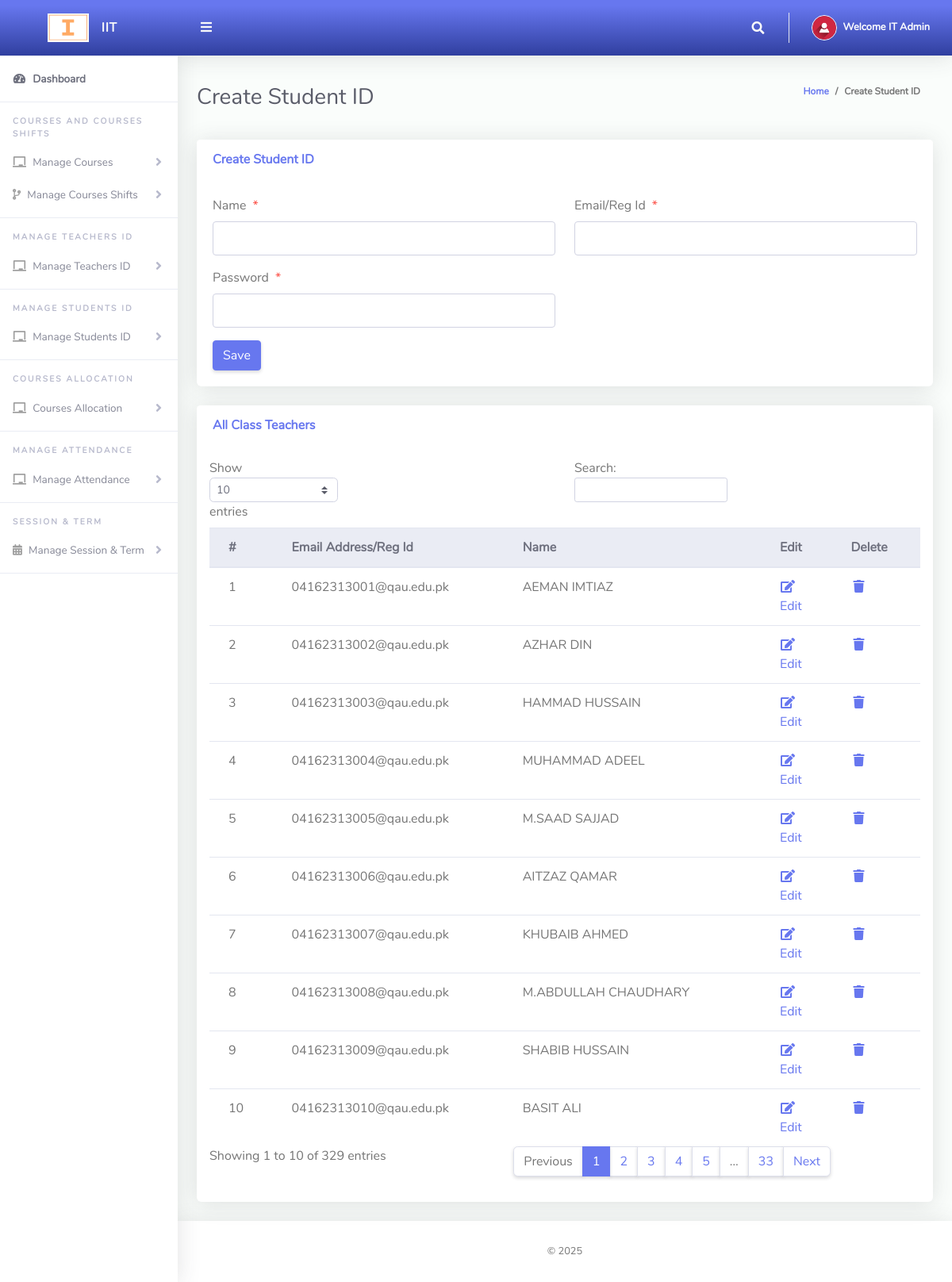
/Admin/CreateStudents.php (signed in), run on the app's committed database.
### tables this page shows
CREATE TABLE `tblstudent` (
  `id` int(3) NOT NULL,
  `reg` varchar(50) NOT NULL,
  `name` varchar(80) NOT NULL,
  `password` varchar(255) NOT NULL,
  `dateCreated` varchar(50) NOT NULL,
  `reset_token` varchar(64) DEFAULT NULL,
  `reset_token_expiry` timestamp NOT NULL DEFAULT current_timestamp() ON UPDATE current_timestamp()
);

### Admin/CreateStudents.php (the view, shortened to what this page needs)
<?php
include '../Includes/dbcon.php';
?>
<!DOCTYPE html>
<html lang="en">
<head>
  <link href="../vendor/fontawesome-free/css/all.min.css" rel="stylesheet" type="text/css">
  <link href="../vendor/bootstrap/css/bootstrap.min.css" rel="stylesheet" type="text/css">
  <link href="css/ruang-admin.min.css" rel="stylesheet">
</head>
<body id="page-top">
  <div id="wrapper">
      <?php include "Includes/sidebar.php";?>
    <div id="content-wrapper" class="d-flex flex-column">
      <div id="content">
       <?php include "Includes/topbar.php";?>
        <div class="container-fluid" id="container-wrapper">
          <div class="d-sm-flex align-items-center justify-content-between mb-4">
            <h1 class="h3 mb-0 text-gray-800">Create Student ID</h1>
            <ol class="breadcrumb">
              <li class="breadcrumb-item"><a href="./">Home</a></li>
              <li class="breadcrumb-item active" aria-current="page">Create Student ID</li>
            </ol>
          </div>
          <div class="row">
            <div class="col-lg-12">
              <div class="card mb-4">
                <div class="card-header py-3 d-flex flex-row align-items-center justify-content-between">
                  <h6 class="m-0 font-weight-bold text-primary">Create Student ID</h6>
                </div>
                <div class="card-body">
                  <form method="post">
                   <div class="form-group row mb-3">
                        <div class="col-xl-6">
                        <label class="form-control-label">Name<span class="text-danger ml-2">*</span></label>
                        <input type="text" class="form-control" required name="name" value="<?php echo $row['name'];?>" id="exampleInputFirstName">
                        </div>
                        <div class="col-xl-6">
                        <label class="form-control-label">Email/Reg Id<span class="text-danger ml-2">*</span></label>
                      <input type="email" class="form-control" required name="reg" value="<?php echo $row['reg'];?>" id="exampleInputFirstName" >
                        </div>
                    </div>
                     <div class="form-group row mb-3">
                        <div class="col-xl-6">
                        <label class="form-control-label">Password<span class="text-danger ml-2">*</span></label>
                        <input type="password" class="form-control" name="password" value="" id="exampleInputFirstName" >
                        </div>
                    </div>
                      <?php
                    if (isset($Id))
                    {
                    ?>
                    <button type="submit" name="update" class="btn btn-warning">Update</button>
                    &nbsp;&nbsp;&nbsp;&nbsp;&nbsp;&nbsp;&nbsp;&nbsp;&nbsp;&nbsp;
                    <?php
                    } else {
                    ?>
                    <button type="submit" name="save" class="btn btn-primary">Save</button>
                    <?php
                    }
                    ?>
                  </form>
                </div>
              </div>
                 <div class="row">
              <div class="col-lg-12">
              <div class="card mb-4">
                <div class="card-header py-3 d-flex flex-row align-items-center justify-content-between">
                  <h6 class="m-0 font-weight-bold text-primary">All Class Teachers</h6>
                </div>
                <div class="table-responsive p-3">
                  <table class="table align-items-center table-flush table-hover" id="dataTableHover">
                    <thead class="thead-light">
                      <tr>
                        <th>#</th>
                        <th>Email Address/Reg Id</th>
                        <th>Name</th>
                        <th>Edit</th>
                        <th>Delete</th>
                      </tr>
                    </thead>
                    <tbody>
                  <?php
                      $query = "SELECT * FROM tblstudent";
                      $rs = $conn->query($query);
                      $num = $rs->num_rows;
                      $sn=0;
                      if($num > 0)
                      {
                        while ($rows = $rs->fetch_assoc())
                          {
                             $sn = $sn + 1;
                            echo"
                              <tr>
                                <td>".$sn."</td>
                                <td>".$rows['reg']."</td>
                                <td>".$rows['name']."</td>
                                <td><a href='editTeachers.php?action=edit&Id=".$rows['Id']."'><i class='fas fa-fw fa-edit'></i>Edit</a></td>
                                <td><a href='?action=delete&Id=".$rows['Id']."'><i class='fas fa-fw fa-trash'></i></a></td>
                              </tr>";
                          }
                      }
                      else
                      {
                           echo
                           "<div class='alert alert-danger' role='alert'>
                            No Record Found!
                            </div>";
                      }
                      ?>
                    </tbody>
                  </table>
                </div>
              </div>
            </div>
            </div>
          </div>
        </div>
      </div>
       <?php include "Includes/footer.php";?>
    </div>
  </div>
</body>
</html>

### Admin/Includes/sidebar.php (shortened to what this page needs)
<ul class="navbar-nav sidebar sidebar-light accordion " id="accordionSidebar">
    <a class="sidebar-brand d-flex align-items-center bg-gradient-primary  justify-content-center" href="index.php">
        <div class="sidebar-brand-icon">
            <img src="img/favicon.png">
        </div>
        <div class="sidebar-brand-text mx-3">IIT</div>
    </a>
    <hr class="sidebar-divider my-0">
    <li class="nav-item active">
        <a class="nav-link" href="index.php">
            <i class="fas fa-fw fa-tachometer-alt"></i>
            <span>Dashboard</span></a>
    </li>
    <hr class="sidebar-divider">
    <div class="sidebar-heading">
        Courses and Courses Shifts
    </div>
    <li class="nav-item">
        <a class="nav-link collapsed" href="#" data-toggle="collapse" data-target="#collapseBootstrap" aria-expanded="true" aria-controls="collapseBootstrap">
            <i class="fas fa-chalkboard"></i>
            <span>Manage Courses</span>
        </a>
    </li>
    <li class="nav-item">
        <a class="nav-link collapsed" href="#" data-toggle="collapse" data-target="#collapseBootstrapusers" aria-expanded="true" aria-controls="collapseBootstrapusers">
            <i class="fas fa-code-branch"></i>
            <span>Manage Courses Shifts</span>
        </a>
    </li>
    <hr class="sidebar-divider">
    <div class="sidebar-heading">
         Manage Teachers ID
    </div>
    <li class="nav-item">
        <a class="nav-link collapsed" href="#" data-toggle="collapse" data-target="#collapseTeacher" aria-expanded="true" aria-controls="collapseBootstrap">
            <i class="fas fa-chalkboard"></i>
            <span>Manage Teachers ID</span>
        </a>
    </li>
    <hr class="sidebar-divider">
    <div class="sidebar-heading">
         Manage Students ID
    </div>
    <li class="nav-item">
        <a class="nav-link collapsed" href="#" data-toggle="collapse" data-target="#collapseStudents" aria-expanded="true" aria-controls="collapseBootstrap">
            <i class="fas fa-chalkboard"></i>
            <span>Manage Students ID</span>
        </a>
    </li>
    <hr class="sidebar-divider">
    <div class="sidebar-heading">
       Courses Allocation
    </div>
    <li class="nav-item">
        <a class="nav-link collapsed" href="#" data-toggle="collapse" data-target="#collapseCourses" aria-expanded="true" aria-controls="collapseBootstrap">
            <i class="fas fa-chalkboard"></i>
            <span>Courses Allocation</span>
        </a>
    </li>
    <hr class="sidebar-divider">
    <div class="sidebar-heading">
       Manage Attendance
    </div>
    <li class="nav-item">
        <a class="nav-link collapsed" href="#" data-toggle="collapse" data-target="#collapseAtt" aria-expanded="true" aria-controls="collapseBootstrap">
            <i class="fas fa-chalkboard"></i>
            <span>Manage Attendance</span>
        </a>
    </li>
    <hr class="sidebar-divider">
    <div class="sidebar-heading">
        Session & Term
    </div>
    <li class="nav-item">
        <a class="nav-link collapsed" href="#" data-toggle="collapse" data-target="#collapseBootstrapcon" aria-expanded="true" aria-controls="collapseBootstrapcon">
            <i class="fa fa-calendar-alt"></i>
            <span>Manage Session & Term</span>
        </a>
    </li>
    <hr class="sidebar-divider">
</ul>

### Admin/Includes/topbar.php (shortened to what this page needs)
<?php
  $query = "SELECT * FROM tbladmin WHERE Id = ".$_SESSION['userId']."";
  $rs = $conn->query($query);
  $rows = $rs->fetch_assoc();
  $fullName = $rows['firstName']." ".$rows['lastName'];
?>
<nav class="navbar navbar-expand navbar-light bg-gradient-primary topbar mb-4 static-top">
          <button id="sidebarToggleTop" class="btn btn-link rounded-circle mr-3">
            <i class="fa fa-bars"></i>
          </button>
          <ul class="navbar-nav ml-auto">
            <li class="nav-item dropdown no-arrow">
              <a class="nav-link dropdown-toggle" href="#" id="searchDropdown" role="button" data-toggle="dropdown"
                aria-haspopup="true" aria-expanded="false">
                <i class="fas fa-search fa-fw"></i>
              </a>
            </li>
            <li class="nav-item dropdown no-arrow">
              <a class="nav-link dropdown-toggle" href="#" id="userDropdown" role="button" data-toggle="dropdown"
                aria-haspopup="true" aria-expanded="false">
                <img class="img-profile rounded-circle" src="img/user-icn.png" style="max-width: 60px">
                <span class="ml-2 d-none d-lg-inline text-white small"><b>Welcome <?php echo $fullName;?></b></span>
              </a>
            </li>
          </ul>
        </nav>

### Admin/Includes/footer.php
<footer class="sticky-footer bg-white">
       <div class="container my-auto">
         <div class="copyright text-center my-auto">
           <span> &copy; <script> document.write(new Date().getFullYear()); </script>
           </span>
         </div>
       </div>
     </footer>

### data on the page
tblstudent: reg "04162313001@qau.edu.pk", name "AEMAN IMTIAZ"
tblstudent: reg "04162313002@qau.edu.pk", name "AZHAR DIN"
tblstudent: reg "04162313003@qau.edu.pk", name "HAMMAD HUSSAIN"
tblstudent: reg "04162313004@qau.edu.pk", name "MUHAMMAD ADEEL"
tblstudent: reg "04162313005@qau.edu.pk", name "M.SAAD SAJJAD"
tblstudent: reg "04162313006@qau.edu.pk", name "AITZAZ QAMAR"
tblstudent: reg "04162313007@qau.edu.pk", name "KHUBAIB AHMED"
tblstudent: reg "04162313008@qau.edu.pk", name "M.ABDULLAH CHAUDHARY"
tblstudent: reg "04162313009@qau.edu.pk", name "SHABIB HUSSAIN"
tblstudent: reg "04162313010@qau.edu.pk", name "BASIT ALI"

### other printed values
$fullName "IT Admin"
